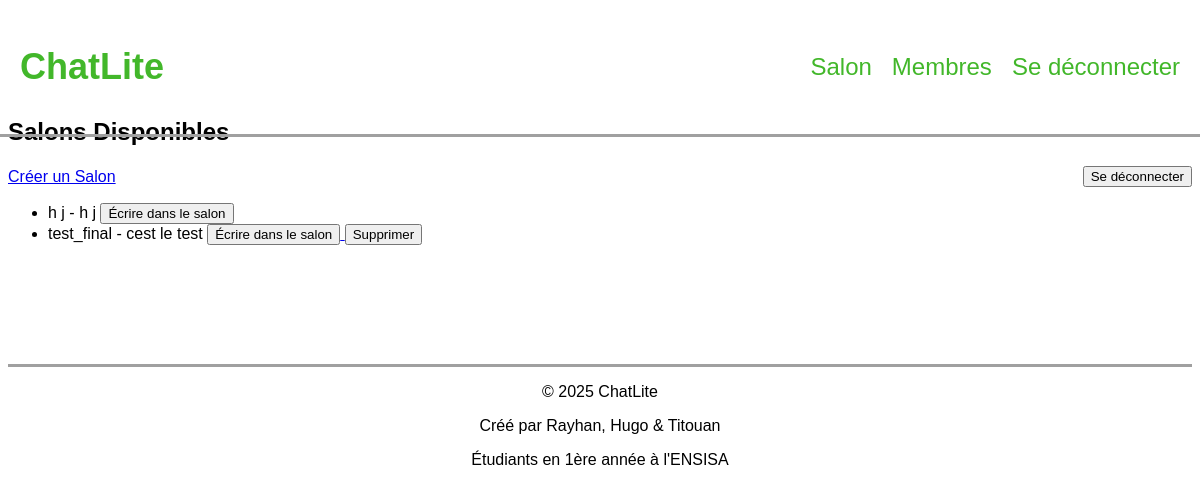
The app's page / (signed in), older data.
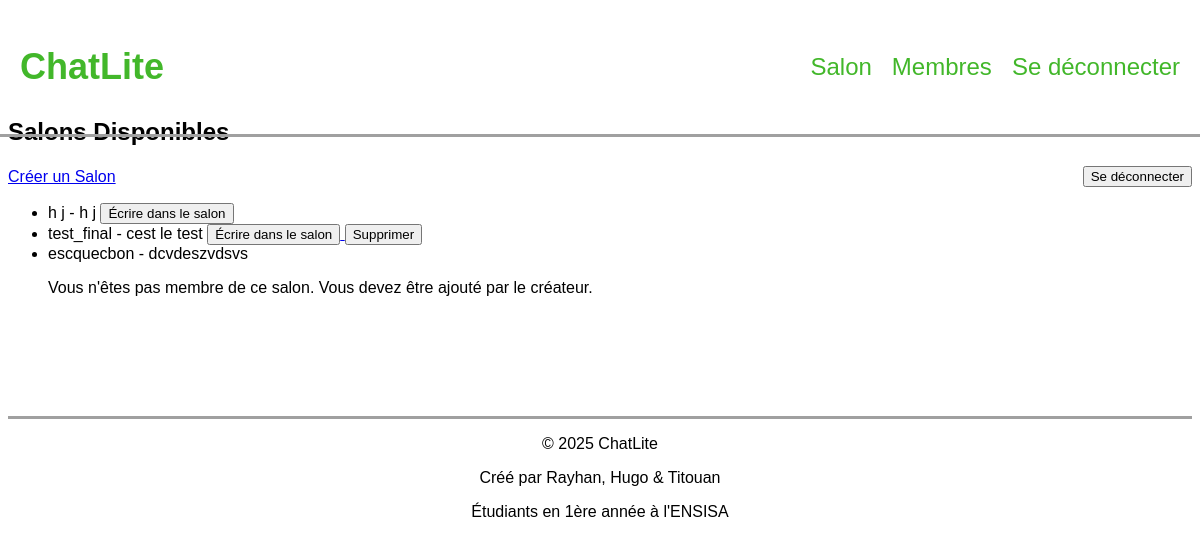
The same page, newer data.
### membre/models.py (models this page shows, shortened)
class Salon(models.Model):
    nom = models.CharField(max_length=100)
    description = models.TextField()
    date_creation = models.DateTimeField(auto_now_add=True,null=True)
    users = models.ManyToManyField(User, related_name="authorized_salons", blank=True)
    created_by = models.ForeignKey(User, on_delete=models.CASCADE, related_name="created_salons", null=True, blank=True)

### membre/views.py (the view)
# urls.py: path("", views.salons_disponible, name="Home"),
@login_required(login_url='connection')
def salons_disponible(request):
    salons = Salon.objects.all()
    return render(request, 'salon.html', {'salons': salons})

### membre/templates/salon.html (shortened to what this page needs)
{% extends 'main.html' %}
{% block content %}
    <h1>Salons Disponibles</h1>
    <div style="display: flex; justify-content: space-between; align-items: center;">
        <a href="{% url 'create_salon' %}">Créer un Salon</a>
        <form method="POST" action="{% url 'logout' %}" style="margin: 0;">
            <button type="submit">Se déconnecter</button>
        </form>
    </div>
    <ul>
        {% for salon in salons %}
            <li>
                {{ salon.nom }} - {{ salon.description }}
                {% if user in salon.users.all or salon.created_by == user %}
                    <a href="{% url 'view_salon' salon.id %}">
                        <button>Écrire dans le salon</button>
                    </a>
                {% else %}
                    <p>Vous n'êtes pas membre de ce salon. Vous devez être ajouté par le créateur.</p>
                {% endif %}
                {% if salon.created_by == user %}
                    <form method="POST" action="{% url 'delete_salon' salon.id %}" style="display:inline;">
                        <button type="submit">Supprimer</button>
                    </form>
                {% endif %}
            </li>
        {% endfor %}
    </ul>
{% endblock %}

Row changes from the older to the newer data that the page shows:
added Salon: nom "escquecbon", description "dcvdeszvdsvs", shows "Vous n'êtes pas membre de ce salon. Vous devez être ajouté par le créateur."
